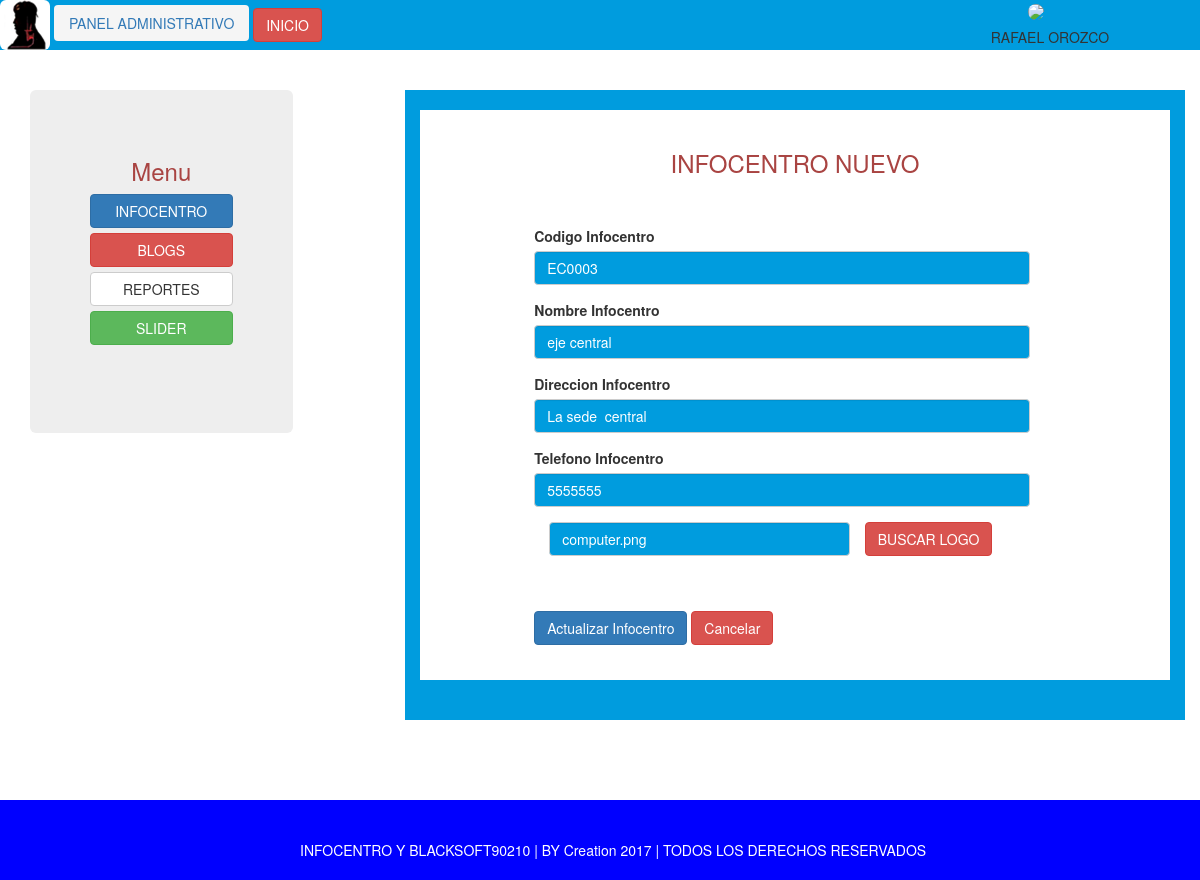
Page /admin/index.php?url2=addinfocentro&operacion=edit&id=3 (signed in) on the committed database.
### tables this page shows
CREATE TABLE IF NOT EXISTS `infocentro` (
`id_inf` int(11) NOT NULL,
  `cod_inf` varchar(9) NOT NULL,
  `nombre_inf` varchar(100) NOT NULL,
  `direccion_inf` varchar(200) NOT NULL,
  `telf_inf` varchar(14) NOT NULL,
  `logo_inf` varchar(100) NOT NULL
);

### modelo/conectar.php (called while the page is built)
<?php
class Conectar
{
			public static function con()
			{
				$conexion=  mysqli_connect('localhost', 'root', '1234', 'info_blog');
				return $conexion;
				}
}
?>

### modelo/infocentros.php (called while the page is built, shortened)
<?php
   class Infocentro{
                private $info;
                public function __construct() {
                    $this->info=  array();
                }
                    public function leerInfo_id($id){
                      $sql="SELECT * FROM infocentro WHERE id_inf='$id'";
                      $res=  mysqli_query(Conectar::con(), $sql);
                      while($reg= mysqli_fetch_assoc($res))
                                              {
                                                      $this->info[]=$reg;
                                              }
                                                      return $this->info;
                      }
}
?>

### admin/contenidos/conteaddinfocentro.php (the view, shortened to what this page needs)
<section>
        <article>
        <div class="col-lg-8 fondoCeleste pull-right">
            <br>
            <div class="fondoBlanco">
                <br>
                <h3 class="text-center text-danger">INFOCENTRO NUEVO</h3>
                <br>
                <br>
           <?php
                if(isset($_GET['operacion'])){
                        $opera=$_GET['operacion'];
                        if(($opera=='edit')or ($opera=='delete')){
                            if(isset($_GET['id'])){
                            $reg=new Infocentro();
                            $r=$reg->leerInfo_id($_GET['id']);
                            }
                        }
                }
           ?>
            <div class="col-lg-10">
                <form name="form1" id="form1" method="POST" action="" class="form-group col-lg-offset-2">
                    <div class="form-group">
                        <label class="">Codigo Infocentro</label>
                        <input class="form-control fondoCeleste letraBlanca" name="codinf" value="<?php if(($opera=='edit')or ($opera=='delete')){echo $r[0]['cod_inf'];} ?> " >
                    </div>
                     <div class="form-group">
                         <label class="">Nombre Infocentro</label>
                        <input class="form-control fondoCeleste letraBlanca" name="nombinf" value="<?php if(($opera=='edit')or ($opera=='delete')){echo $r[0]['nombre_inf'];} ?> " >
                    </div>
                    <div class="form-group">
                         <label class="">Direccion Infocentro</label>
                        <input class="form-control fondoCeleste letraBlanca" name="dirinf" value="<?php if(($opera=='edit')or ($opera=='delete')){echo $r[0]['direccion_inf'];} ?> " >
                    </div>
                    <div class="form-group">
                         <label class="">Telefono Infocentro</label>
                        <input class="form-control fondoCeleste letraBlanca" name="telfinf" value="<?php if(($opera=='edit')or ($opera=='delete')){echo $r[0]['telf_inf'];} ?> " >
                    </div>
                    <div class="form-group col-lg-8">
                    <input class="form-control fondoCeleste letraBlanca" name="imagen" type="text" value="<?php if(($opera=='edit')or ($opera=='delete')){echo $r[0]['logo_inf'];} ?> " >
                    </div>
                    <a onclick="javascript:subirimagen();" class="btn btn-danger">BUSCAR LOGO</a>
                <div class="clearfix"></div>
                <br>
                <br>
                     <div class="form-group">
                         <?php if($opera=='edit'){?>
                         <button type="submit" name="enviar" value="<?php echo $opera ?>" class="btn btn-primary">Actualizar Infocentro</button>
                         <?php } ?>
                         <a href="?url2=infocentro" class="btn btn-danger  ">Cancelar </a>
                    </div>
                </form>
                    <br>
            </div>
                <div class="clearfix"></div>
            </div>
             <br>
              <br>
       </div>
   </article>
     </section>

### admin/css/stylospropios.css (style rules this page uses)
.letraBlanca { color:white; }
.fondoBlanco { background:#FFF; }
.fondoCeleste { background:#009cde; }

### rows in the picture
infocentro: codinf "EC0003", nombinf "eje central", dirinf "La sede central", telfinf "5555555", imagen "computer.png"

### other values in the picture
$_SESSION['nombre_user'].' '.$_SESSION['apellido_user'] "RAFAEL OROZCO"
